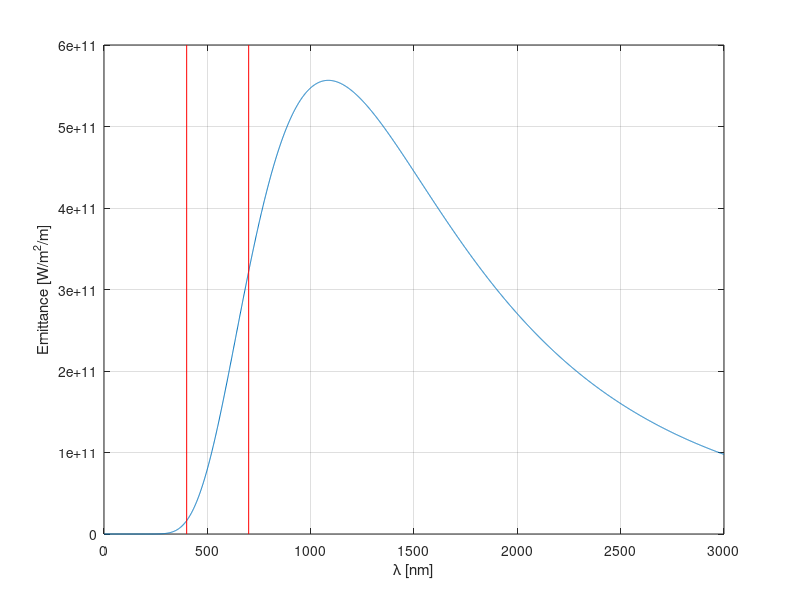

MATLAB code for this plot:
%% Compute efficiency of tungstene lamp
% Compute efficiency of tungstene lamp in the visible spectrum 400-700nm

clc; clear; close all;

%% constants
h = 6.626e-34; % [Js]
c = 3e8; % [m/s]
kB = 1.3801e-23; % [J/K]

%% use Plank's formula to generate BBS
T = 2673; % [K]
min = 400; % [nm]
max = 700; % [nm]

N = 3000; % [-]
lambda = linspace(1, N, N) * 10^(-9); % [m]

I_CN = zeros(1,N);

for i=1:N
  I_CN(i) = 2*h*c^2/lambda(i)^5/(exp(h*c/(lambda(i)*kB*T))-1);
end

%% plot emittance
figure();
plot(lambda*1e9, I_CN); 
hold on;
plot([min, min], [0,6e11], 'r');
plot([max, max], [0,6e11], 'r');
hold off;
xlabel('\lambda [nm]');
ylabel('Emittance [W/m^2/m]');
grid on;

%% compute integral
% use a delta lambda of 1 nm
delta_x = 1e-9; % [m]
startIndex = 400; % [-]
endIndex = 700; % [-]

I_visible = 0;
for i=startIndex:endIndex
   I_visible = I_visible + I_CN(i)*delta_x;
end

I_total = 0;
for i=1:N
   I_total = I_total + I_CN(i)*delta_x;
end
I_total
percentsVisible = I_visible/I_total*100;

fprintf('Percentage of energy in visible spectrum: %.2f%%\n', percentsVisible);
